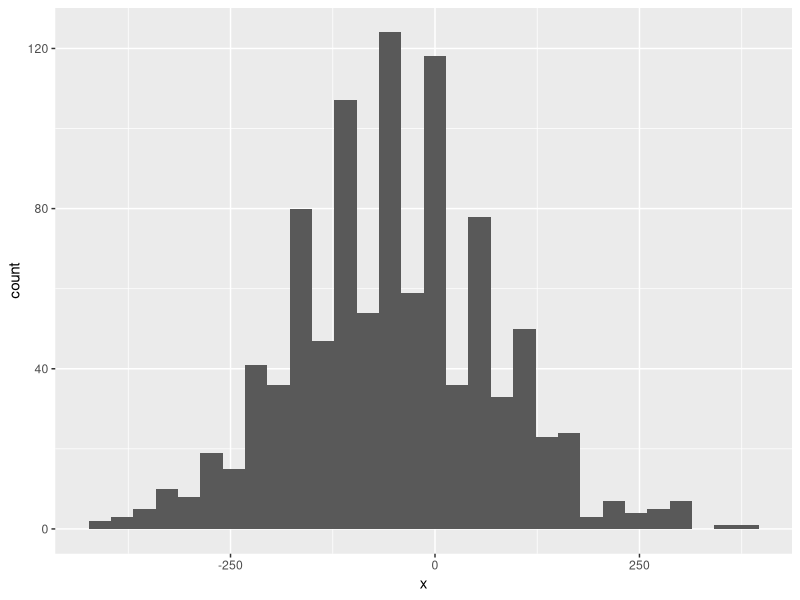
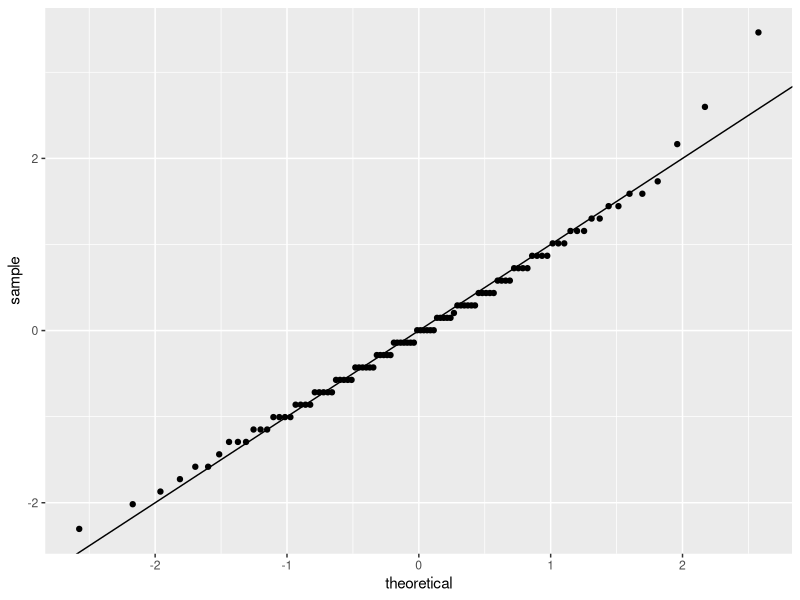
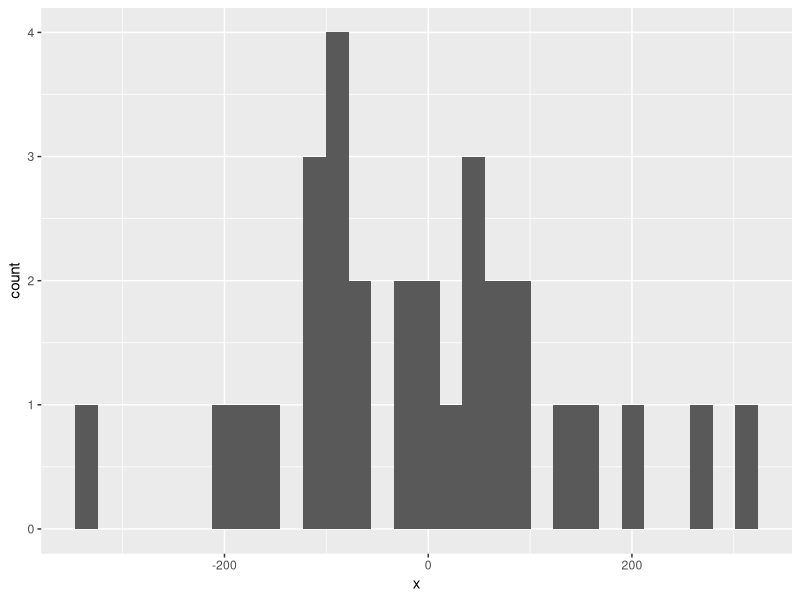
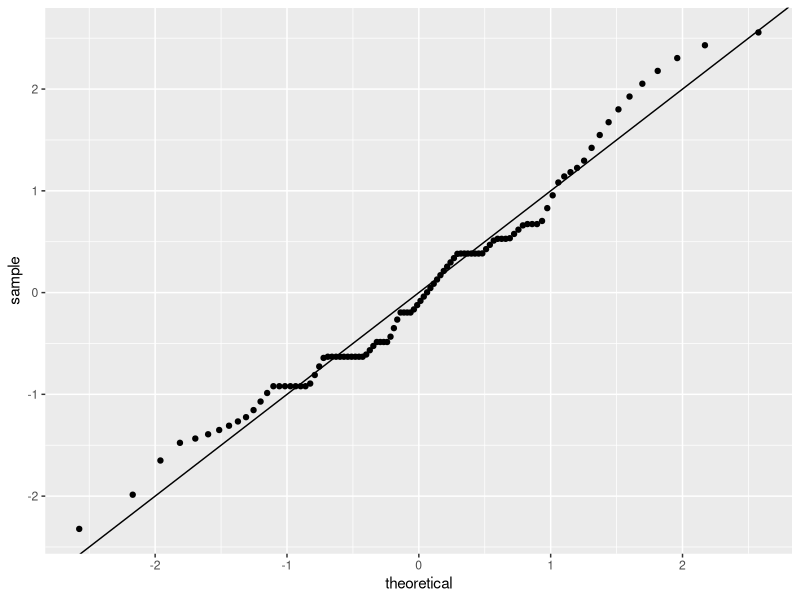
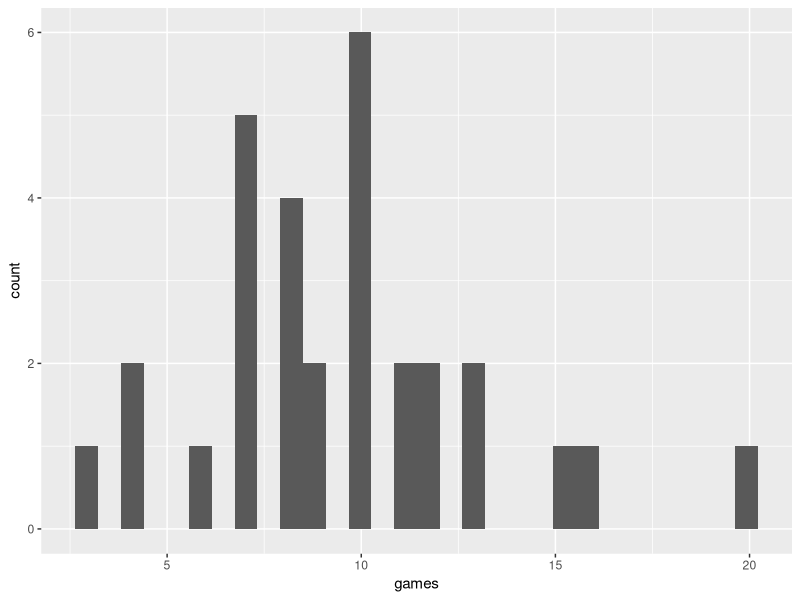
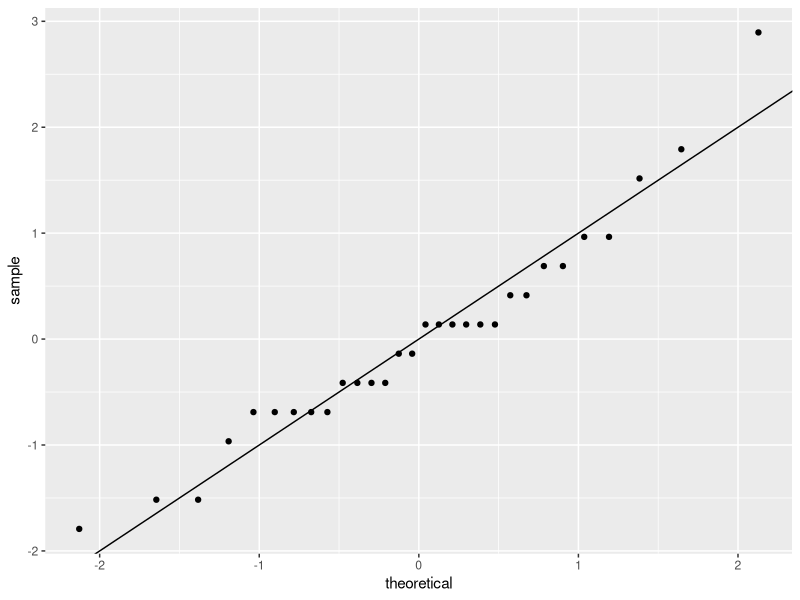

R code for these plots, in order:
# Random Variables and Distributions

# A random variable is one that can take any value in the distribution
# It is denoted by a capital letter, i.e. P(X = 2) etc

# We have already gone through sampling models in R. You can define the complete
# population and randomly sample or you can sample from possibilities according 
# to relative probability


# A binomial distribution is one that has only 2 outcomes, success or failure


# We have already seen the distribution of a given dataset. Probability 
# distribution differs from that in the fact that , it does not depend on a list
# of recorded data already, but instead on the possibilities and the probabilities 
# of each. The curve, known as the probability distribution function is derived 
# mathematically.
# The mean is known as the expected value and the standard deviation is known as 
# the standard error

# Expected value of a random variable
# a(p) + b(1-p) for a binomial distribution where a and b are outcomes and p is 
# the P(a) and 1-p is the P(b)

# Expected value of a sum of n draws ==
# n *(a(p) + b(1-p))

# Standard error for a binomial distribution
## |b - a| * sqrt(p* (1-p)) 

# And standard error for a sum of n draws ==
## sqrt(n) * |b - a| * sqrt(p* (1-p)) 



# Central limit theorem states that s that when the number of independent draws-
# also called sample size- is large, the probability distribution of the sum of 
# these draws is approximately normal.


# For example: let winning a roulette game give you $17 and losing cost $1
# but P(w) = 2/38 and P(nw) = 1 - P(w)

w <- 17
nw <- -1
pw <- 2/38
pnw <- 1 - pw

# Let there be a 1000 games
n <- 1000

# One example of a sum outcome of a 1000 games is 
sum(sample(c(w, nw), n, replace = TRUE, prob = c(pw, pnw)))

library(tidyverse)


# Now to plot the sum a 1000 times to get a distribution of the sums
x <- replicate(n, sum(sample(c(w, nw), n, replace = TRUE, prob = c(pw, pnw))))


data.frame(x) %>% 
  ggplot(aes(x = x)) +
  geom_histogram()

# QQ plot to check normality
# mean of the prob dist, i.e. expected value and standard error
E <- n * (w * pw + nw * pnw)
SE <- sqrt(n) * abs(nw - w) * sqrt(pw * pnw)
p <- seq(0.01, 1, 0.01)

theoretical <- pnorm(p, mean = E, sd = SE) # wrong, should've used qnorm
real <- quantile(x, p)
?pnorm

# It appears that it is actually quite normal
data.frame(real = (real - mean(real)) / sd(real)) %>%
  ggplot(aes(sample = real)) + 
  geom_qq() + 
  geom_abline(aes(intercept = 0, slope = 1))

# Hence CLT proved. HEHEHEHE




# Apparently 30 instances is enough in many cases to prove CLT. Hence we shall 
# try that
x <- replicate(30, sum(sample(c(w, nw), n, replace = TRUE, prob = c(pw, pnw))))


data.frame(x) %>% 
  ggplot(aes(x = x)) +
  geom_histogram()

# QQ plot to check normality
# mean of the prob dist, i.e. expected value and standard error
E <- n * (w * pw + nw * pnw)
SE <- sqrt(n) * abs(nw - w) * sqrt(pw * pnw)
p <- seq(0.01, 1, 0.01)

theoretical <- pnorm(p, mean = E, sd = SE) # wrong, should've used qnorm
real <- quantile(x, p)

# Dayummmm, it still appears that it is actually quite normal
data.frame(real = (real - mean(real)) / sd(real)) %>%
  ggplot(aes(sample = real)) + 
  geom_qq() + 
  geom_abline(aes(intercept = 0, slope = 1))







# By basic laws of probabilities, E(X1 + X2 + ... Xn) = E(X1) + E(X2) + ... E(Xn)
# And SD(X1 + X2 + ... Xn) = sqrt(SD(X1)^2 + SD(X2)^2 + ... SD(Xn)^2)

# E(n*X) = n* E(X)
# And SD(n * X) = n * SD(X)

# And combining the two:
# For averages..
# E((X1 + X2 + ... Xn) / n) = E(X1) + E(X2) + ... E(Xn) / n
# == E(X)
# SD(X1 + X2 + ... Xn / n) = sqrt(SD(X1)^2 + SD(X2)^2 + ... SD(Xn)^2 ) / n
# == SD(X) / sqrt(n)

# From this we see that as n increases, the SD falls closer to 0 and E(X) is close
# to the true mean. This is known as the Law of Large Numbers


# The sample size required for the Central Limit Theorem and Law of Large Numbers
# to apply differs based on the probability of success.
# If the probability of success is high, then relatively few observations are needed.
# As the probability of success decreases, more observations are needed.
# If the probability of success is extremely low, such as winning a lottery, then
# the Central Limit Theorem may not apply even with extremely large sample sizes.
# The normal distribution is not a good approximation in these cases, and other 
# distributions such as the Poisson distribution (not discussed in these courses)
# may be more appropriate.




# Lottery winner numbers 
lott <- 1/10^6

# If 10 million people play
n = 10 * 10^6

num_winners <- sum(sample(c(0, 1), n, replace = TRUE, prob = c(1-lott, lott)))

# Lets replicate this a 100 times, i.e. a 100 lottery games
games <- replicate(30, sum(sample(c(0, 1), n, replace = TRUE, prob = c(1-lott, lott))))

# lets plot it
data.frame(games) %>% 
  ggplot(aes(x = games)) +
  geom_histogram()

# Lets see if its normal?
data.frame(real = (games - mean(games)) / sd(games)) %>%
  ggplot(aes(sample = real)) + 
  geom_qq() + 
  geom_abline(aes(intercept = 0, slope = 1))






